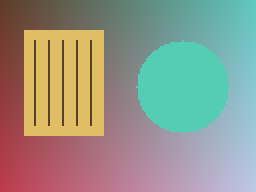
#> input picture images/sample.png, 128 x 96 px (shown 2 times larger)
$ python FrequencyFilter.py
#> lines starting #> are read from the running program, lines starting #| are printed output that depends on the picture; after the words box and inside, x2 and y2 are one past the last pixel; in counts of white or black regions, pixels touching at a corner belong together
import cv2
import numpy as np
import matplotlib.pyplot as plt
from pathlib import Path


# Change Img_path to use your own image.
Img_path = str(Path(__file__).resolve().parents[1] / 'images' / 'sample.png')
img = cv2.imread(Img_path)
#> img is the input picture: shape (96, 128, 3); mean B, G, R 136.8, 149.8, 148.3

if img is None:
    raise SystemExit("Image not found! Check Img_path.")

# Calculation
# Circular low-pass filter
gray = cv2.cvtColor(img, cv2.COLOR_BGR2GRAY)
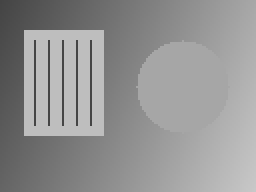
#> gray: shape (96, 128) (shown 2 times larger); min 68, max 200, mean 147.8
h, w = gray.shape
#> h = 96; w = 128
yy, xx = np.ogrid[:h, :w]
#> yy = 96 values from 0 to 95
radius = min(h, w) * 10 / 100
#> radius = 9.6
mask = (xx - w // 2) ** 2 + (yy - h // 2) ** 2 <= radius ** 2
spectrum = np.fft.fftshift(np.fft.fft2(gray))
filtered = spectrum * mask
reconstructed = np.fft.ifft2(np.fft.ifftshift(filtered)).real
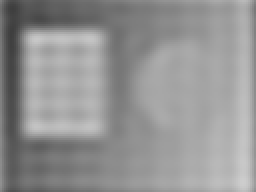
#> reconstructed: shape (96, 128) float64 (shown 2 times larger); min 62.81, max 206, mean 147.8
result = np.clip(np.round(reconstructed), 0, 255).astype(np.uint8)

# Display the results needed for this experiment.
plt.figure(figsize=(15, 4))

plt.subplot(1, 3, 1)
plt.imshow(gray, cmap="gray", vmin=0, vmax=255)
plt.title("Grayscale input")
plt.axis("off")

plt.subplot(1, 3, 2)
plt.imshow(mask.astype(np.uint8) * 255, cmap="gray", vmin=0, vmax=255)
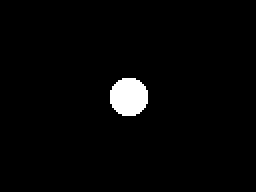
#> mask: shape (96, 128) bool (shown 2 times larger); 2.4% white; 1 white region, box (x1, y1, x2, y2) and area: (55, 39, 74, 58) 293
plt.title("Low-pass frequency mask")
plt.axis("off")

plt.subplot(1, 3, 3)
plt.imshow(result, cmap="gray", vmin=0, vmax=255)
plt.title("Low-pass result")
plt.axis("off")

plt.tight_layout()
plt.show()
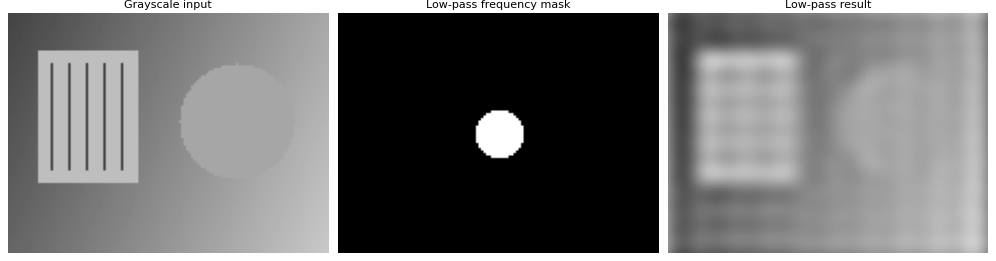
#> figure drawn by matplotlib, 3 panels
